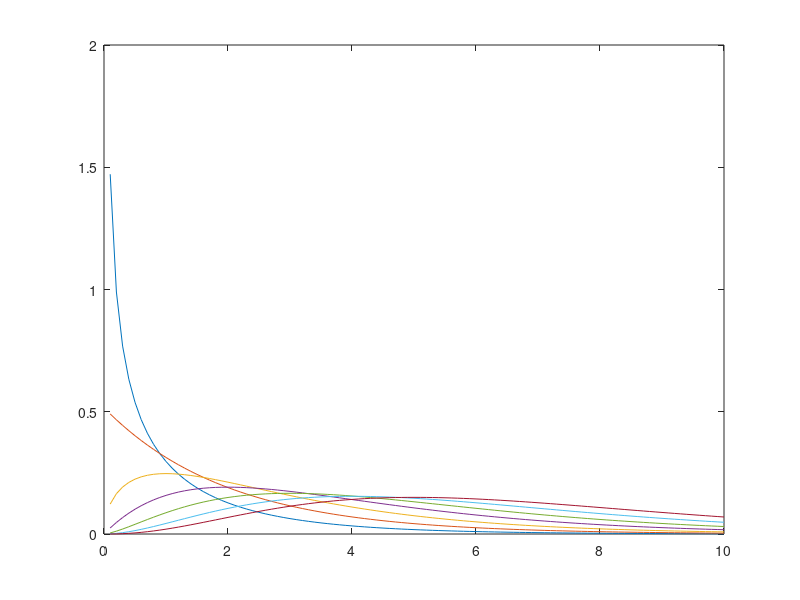

Source code (MATLAB):
% Regression test function (black box) for randchi
% This function is autogenerated by helpgen.py
function bbtest_success = bbtest_random_randchi
  bbtest_success = 1;
NumErrors = 0;
try
  f = zeros(7,100);
catch
  NumErrors = NumErrors + 1;
end
try
  x = (1:100)/10;
catch
  NumErrors = NumErrors + 1;
end
try
  for n=1:7;t=x.^(n/2-1).*exp(-x/2);f(n,:)=10*t/sum(t);end
catch
  NumErrors = NumErrors + 1;
end
try
  plot(x,f');
catch
  NumErrors = NumErrors + 1;
end
try
  mprint chipdf
catch
  NumErrors = NumErrors + 1;
end
if (NumErrors ~= 0) bbtest_success = 0; return; end
NumErrors = 0;
try
  randchi(4*ones(1,6))
catch
  NumErrors = NumErrors + 1;
end
try
  sum(randn(4,6).^2)
catch
  NumErrors = NumErrors + 1;
end
if (NumErrors ~= 0) bbtest_success = 0; return; end
